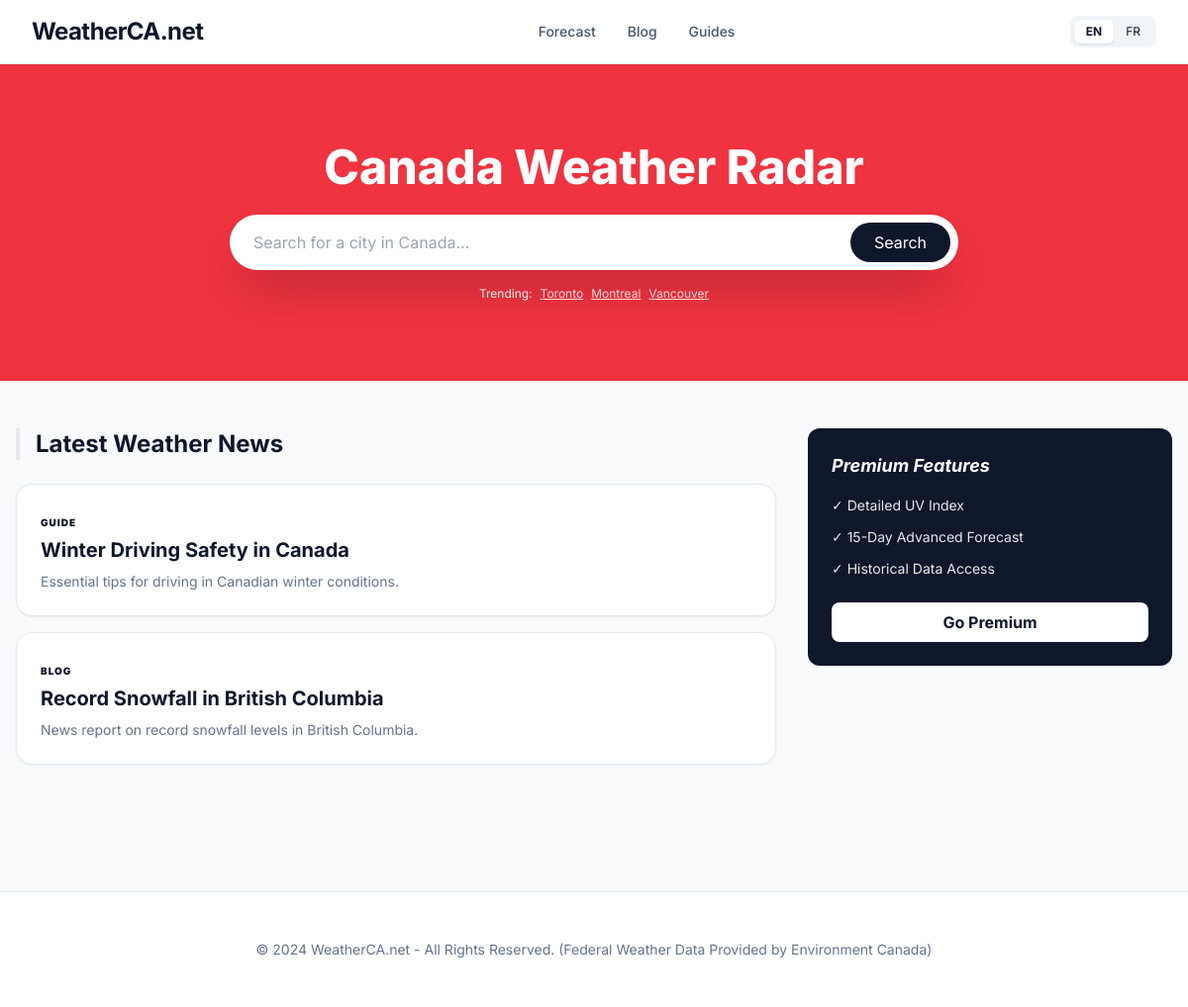
The page / on the database its author committed.
### tables this page shows
CREATE TABLE content (
    id INT PRIMARY KEY AUTO_INCREMENT,
    type ENUM("blog", "guide") DEFAULT "blog",
    lang ENUM("en", "fr") DEFAULT "en",
    title VARCHAR(255),
    slug VARCHAR(255),
    body LONGTEXT,
    meta_title VARCHAR(255),
    meta_desc TEXT,
    created_at TIMESTAMP DEFAULT CURRENT_TIMESTAMP
);

### config/config.php (called while the page is built, shortened)
<?php
$lang = isset($_GET["lang"]) ? $_GET["lang"] : (isset($_SESSION["lang"]) ? $_SESSION["lang"] : "en");
function __($key) {
    $translations = [
        "en" => [
            "search_city" => "Search for a city in Canada...",
            "latest_news" => "Latest Weather News",
            "guide" => "Canada Weather Guide"
        ],
        "fr" => [
            "search_city" => "Rechercher une ville au Canada...",
            "latest_news" => "Dernières nouvelles météo",
            "guide" => "Guide météo du Canada"
        ]
    ];
    return isset($translations[$_SESSION["lang"]][$key]) ? $translations[$_SESSION["lang"]][$key] : $key;
}
?>

### public/index.php (the view, shortened to what this page needs)
<?php require_once "../config/config.php"; ?>
<!DOCTYPE html>
<html lang="<?php echo $lang; ?>">
<head>
    <script src="https://cdn.tailwindcss.com"></script>
</head>
<body class="bg-slate-50 text-slate-900">
    <nav class="bg-white border-b border-slate-200 sticky top-0 z-50">
        <div class="max-w-7xl mx-auto px-4 sm:px-6 lg:px-8">
            <div class="flex justify-between h-16 items-center">
                <div class="flex items-center gap-2">
                    <span class="text-2xl font-bold tracking-tight text-slate-900">Weather<span class="text-canada-red">CA</span>.net</span>
                </div>
                <div class="hidden md:flex space-x-8 text-sm font-medium">
                    <a href="#" class="text-slate-600 hover:text-canada-red">Forecast</a>
                    <a href="#" class="text-slate-600 hover:text-canada-red">Blog</a>
                    <a href="#" class="text-slate-600 hover:text-canada-red">Guides</a>
                </div>
                <div class="flex items-center gap-4">
                    <div class="flex bg-slate-100 p-1 rounded-lg text-xs">
                        <a href="?lang=en" class="px-3 py-1 <?php echo $lang=="en" ? "bg-white shadow rounded-md font-bold" : ""; ?>">EN</a>
                        <a href="?lang=fr" class="px-3 py-1 <?php echo $lang=="fr" ? "bg-white shadow rounded-md font-bold" : ""; ?>">FR</a>
                    </div>
                </div>
            </div>
        </div>
    </nav>
    <header class="bg-canada-red py-20 text-white text-center">
        <div class="max-w-3xl mx-auto px-4">
            <h1 class="text-4xl md:text-5xl font-extrabold mb-6">Canada Weather Radar</h1>
            <form action="search.php" method="GET" class="relative">
                <input type="text" name="q" placeholder="<?php echo __("search_city"); ?>" class="w-full py-4 px-6 rounded-full text-slate-900 shadow-2xl focus:outline-none focus:ring-4 focus:ring-red-300">
                <button type="submit" class="absolute right-2 top-2 bg-slate-900 text-white px-6 py-2 rounded-full hover:bg-slate-800 transition">Search</button>
            </form>
            <div class="mt-4 flex flex-wrap justify-center gap-2 text-xs">
                <span>Trending:</span>
                <a href="city.php?slug=toronto-on" class="underline opacity-80 hover:opacity-100">Toronto</a>
                <a href="city.php?slug=montreal-qc" class="underline opacity-80 hover:opacity-100">Montreal</a>
                <a href="city.php?slug=vancouver-bc" class="underline opacity-80 hover:opacity-100">Vancouver</a>
            </div>
        </div>
    </header>
    <main class="max-w-7xl mx-auto px-4 py-12">
        <div class="grid grid-cols-1 md:grid-cols-3 gap-8">
            <div class="md:col-span-2 space-y-8">
                <section>
                    <h2 class="text-2xl font-bold mb-6 border-l-4 border-canada-red pl-4"><?php echo __("latest_news"); ?></h2>
                    <div class="grid grid-cols-1 gap-4">
                        <?php
                        $articles = $db->query("SELECT * FROM content WHERE lang = '$lang' ORDER BY created_at DESC LIMIT 5")->fetchAll();
                        foreach($articles as $art):
                        ?>
                        <a href="article.php?slug=<?php echo $art["slug"]; ?>" class="group bg-white p-6 rounded-2xl border border-slate-200 shadow-sm hover:shadow-md transition">
                            <span class="text-[10px] font-black text-canada-red uppercase tracking-widest"><?php echo $art["type"]; ?></span>
                            <h3 class="text-xl font-bold mt-1 group-hover:text-canada-red transition"><?php echo $art["title"]; ?></h3>
                            <p class="text-slate-500 mt-2 text-sm line-clamp-2"><?php echo $art["meta_desc"]; ?></p>
                        </a>
                        <?php endforeach; ?>
                    </div>
                </section>
            </div>
            <aside class="space-y-8">
                <div class="bg-slate-900 text-white p-6 rounded-xl">
                    <h3 class="text-lg font-bold mb-4 italic italic">Premium Features</h3>
                    <ul class="text-sm space-y-3 opacity-90">
                        <li>✓ Detailed UV Index</li>
                        <li>✓ 15-Day Advanced Forecast</li>
                        <li>✓ Historical Data Access</li>
                    </ul>
                    <button class="w-full mt-6 bg-white text-slate-900 font-bold py-2 rounded-lg">Go Premium</button>
                </div>
            </aside>
        </div>
    </main>
    <footer class="bg-white border-t border-slate-200 py-12 mt-20">
        <div class="max-w-7xl mx-auto px-4 text-center text-slate-500 text-sm">
            <p>&copy; 2024 WeatherCA.net - All Rights Reserved. (Federal Weather Data Provided by Environment Canada)</p>
        </div>
    </footer>
</body>
</html>

### public/index.php (style rules this page uses)
body { font-family: "Inter", sans-serif; }
.bg-canada-red { background-color: #EF3340; }

### rows shown on the page
content: type "GUIDE", title "Winter Driving Safety in Canada", meta_desc "Essential tips for driving in Canadian winter conditions."
content: type "BLOG", title "Record Snowfall in British Columbia", meta_desc "News report on record snowfall levels in British Columbia."

### other values the page prints
__("latest_news") "Latest Weather News"
